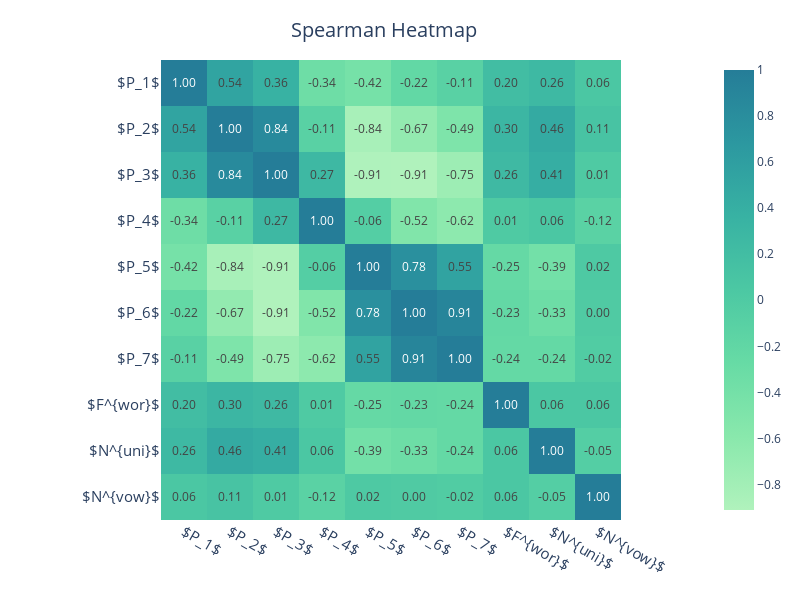

The cell this chart's notebook holds for it:
### Code cell
fig = px.imshow(df,text_auto=".2f",color_continuous_scale="tealgrn")
fig.update_layout(
    dict1=dict(
        title=dict(
            text="Spearman Heatmap",
            font=dict(
                size=20
            ),
            x=0.48, # 0 ~ 1
            xanchor="center",
            xref="container",
            y=0.95,
            yanchor="middle"
        ),
    ),
    width=800,
    height=600,
)
fig.update_xaxes(
    tickfont=dict(
        size=15
    ),
    tickvals = np.arange(0,10),
    ticktext=["$P_1$", "$P_2$","$P_3$","$P_4$","$P_5$","$P_6$", "$P_7$","$F^{wor}$", "$N^{uni}$", "$N^{vow}$"]
)
fig.update_yaxes(
    tickfont=dict(
        size=15
    ),
    tickvals = np.arange(0,10),
    ticktext=["$P_1$", "$P_2$","$P_3$","$P_4$","$P_5$","$P_6$", "$P_7$","$F^{wor}$", "$N^{uni}$", "$N^{vow}$"]
)
fig

### Figure 1 — Plotly figure (JSON) as saved in the notebook; plotly's stock layout.template omitted (floating-point values rounded to 4 significant figures)
{"data": [{"coloraxis": "coloraxis", "name": "0", "texttemplate": "%{z:.2f}", "x": ["T1", "T2", "T3", "T4", "T5", "T6", "T7", "Dfam", "Nind", "Nvow"], "y": ["T1", "T2", "T3", "T4", "T5", "T6", "T7", "Dfam", "Nind", "Nvow"], "z": [[1.0, 0.538, 0.361, -0.335, -0.419, -0.22, -0.113, 0.201, 0.264, 0.064], [0.538, 1.0, 0.841, -0.111, -0.842, -0.671, -0.494, 0.304, 0.462, 0.111], [0.361, 0.841, 1.0, 0.271, -0.905, -0.911, -0.754, 0.258, 0.41, 0.014], [-0.335, -0.111, 0.271, 1.0, -0.055, -0.517, -0.623, 0.015, 0.059, -0.117], [-0.419, -0.842, -0.905, -0.055, 1.0, 0.776, 0.55, -0.247, -0.391, 0.024], [-0.22, -0.671, -0.911, -0.517, 0.776, 1.0, 0.906, -0.229, -0.328, 0.003], [-0.113, -0.494, -0.754, -0.623, 0.55, 0.906, 1.0, -0.241, -0.237, -0.019], [0.201, 0.304, 0.258, 0.015, -0.247, -0.229, -0.241, 1.0, 0.059, 0.063], [0.264, 0.462, 0.41, 0.059, -0.391, -0.328, -0.237, 0.059, 1.0, -0.054], [0.064, 0.111, 0.014, -0.117, 0.024, 0.003, -0.019, 0.063, -0.054, 1.0]], "type": "heatmap", "xaxis": "x", "yaxis": "y", "hovertemplate": "x: %{x}<br>y: %{y}<br>color: %{z}<extra></extra>"}], "layout": {"xaxis": {"anchor": "y", "domain": [0.0, 1.0], "scaleanchor": "y", "constrain": "domain", "tickfont": {"size": 15}, "tickvals": [0, 1, 2, 3, 4, 5, 6, 7, 8, 9], "ticktext": ["$P_1$", "$P_2$", "$P_3$", "$P_4$", "$P_5$", "$P_6$", "$P_7$", "$F^{wor}$", "$N^{uni}$", "$N^{vow}$"]}, "yaxis": {"anchor": "x", "domain": [0.0, 1.0], "autorange": "reversed", "constrain": "domain", "tickfont": {"size": 15}, "tickvals": [0, 1, 2, 3, 4, 5, 6, 7, 8, 9], "ticktext": ["$P_1$", "$P_2$", "$P_3$", "$P_4$", "$P_5$", "$P_6$", "$P_7$", "$F^{wor}$", "$N^{uni}$", "$N^{vow}$"]}, "coloraxis": {"colorscale": [[0.0, "rgb(176, 242, 188)"], [0.1667, "rgb(137, 232, 172)"], [0.3333, "rgb(103, 219, 165)"], [0.5, "rgb(76, 200, 163)"], [0.6667, "rgb(56, 178, 163)"], [0.8333, "rgb(44, 152, 160)"], [1.0, "rgb(37, 125, 152)"]]}, "margin": {"t": 60}, "title": {"font": {"size": 20}, "text": "Spearman Heatmap", "x": 0.48, "xanchor": "center", "xref": "container", "y": 0.95, "yanchor": "middle"}, "width": 800, "height": 600}}
